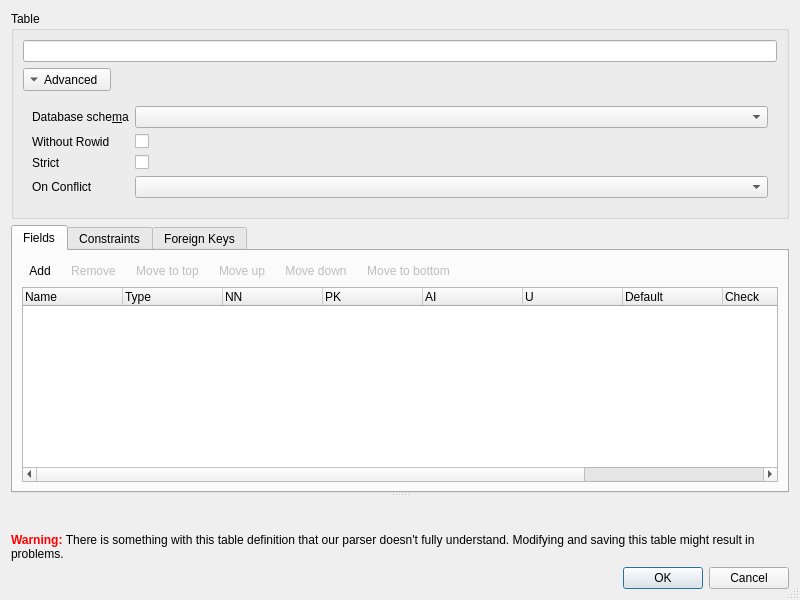
<?xml version="1.0" encoding="UTF-8"?>
<ui version="4.0">
 <class>EditTableDialog</class>
 <widget class="QDialog" name="EditTableDialog">
  <property name="geometry">
   <rect>
    <x>0</x>
    <y>0</y>
    <width>800</width>
    <height>600</height>
   </rect>
  </property>
  <property name="windowTitle">
   <string>Edit table definition</string>
  </property>
  <property name="windowIcon">
   <iconset resource="icons/icons.qrc">
    <normaloff>:/icons/table</normaloff>:/icons/table</iconset>
  </property>
  <property name="sizeGripEnabled">
   <bool>true</bool>
  </property>
  <layout class="QVBoxLayout" name="verticalLayout_2">
   <item>
    <widget class="QGroupBox" name="groupTable">
     <property name="title">
      <string>Table</string>
     </property>
     <layout class="QVBoxLayout" name="verticalLayout_3">
      <item>
       <widget class="QLineEdit" name="editTableName">
        <property name="font">
         <font>
          <weight>75</weight>
          <bold>true</bold>
         </font>
        </property>
       </widget>
      </item>
      <item>
       <widget class="QToolButton" name="buttonMore">
        <property name="text">
         <string>Advanced</string>
        </property>
        <property name="checkable">
         <bool>true</bool>
        </property>
        <property name="toolButtonStyle">
         <enum>Qt::ToolButtonTextBesideIcon</enum>
        </property>
        <property name="arrowType">
         <enum>Qt::DownArrow</enum>
        </property>
       </widget>
      </item>
      <item>
       <widget class="QWidget" name="widgetExtension" native="true">
        <layout class="QFormLayout" name="formLayout">
         <item row="0" column="0">
          <widget class="QLabel" name="label">
           <property name="text">
            <string>Database sche&amp;ma</string>
           </property>
           <property name="buddy">
            <cstring>comboSchema</cstring>
           </property>
          </widget>
         </item>
         <item row="0" column="1">
          <widget class="QComboBox" name="comboSchema"/>
         </item>
         <item row="1" column="0">
          <widget class="QLabel" name="label_1">
           <property name="text">
            <string>Without Rowid</string>
           </property>
           <property name="buddy">
            <cstring>checkWithoutRowid</cstring>
           </property>
          </widget>
         </item>
         <item row="1" column="1">
          <widget class="QCheckBox" name="checkWithoutRowid">
           <property name="toolTip">
            <string>Make this a 'WITHOUT rowid' table. Setting this flag requires a field of type INTEGER with the primary key flag set and the auto increment flag unset.</string>
           </property>
          </widget>
         </item>
         <item row="3" column="0">
          <widget class="QLabel" name="label_2">
           <property name="text">
            <string>On Conflict</string>
           </property>
          </widget>
         </item>
         <item row="3" column="1">
          <widget class="QComboBox" name="comboOnConflict">
           <item>
            <property name="text">
             <string notr="true"/>
            </property>
           </item>
           <item>
            <property name="text">
             <string notr="true">ROLLBACK</string>
            </property>
           </item>
           <item>
            <property name="text">
             <string notr="true">ABORT</string>
            </property>
           </item>
           <item>
            <property name="text">
             <string notr="true">FAIL</string>
            </property>
           </item>
           <item>
            <property name="text">
             <string notr="true">IGNORE</string>
            </property>
           </item>
           <item>
            <property name="text">
             <string notr="true">REPLACE</string>
            </property>
           </item>
          </widget>
         </item>
         <item row="2" column="0">
          <widget class="QLabel" name="label_3">
           <property name="text">
            <string>Strict</string>
           </property>
           <property name="buddy">
            <cstring>checkStrict</cstring>
           </property>
          </widget>
         </item>
         <item row="2" column="1">
          <widget class="QCheckBox" name="checkStrict">
           <property name="toolTip">
            <string>When the strict option is enabled SQLite enforces the data types of each column when updating or inserting data.</string>
           </property>
          </widget>
         </item>
        </layout>
       </widget>
      </item>
     </layout>
    </widget>
   </item>
   <item>
    <widget class="QSplitter" name="splitter">
     <property name="orientation">
      <enum>Qt::Vertical</enum>
     </property>
     <widget class="QTabWidget" name="groupDefinition">
      <property name="currentIndex">
       <number>0</number>
      </property>
      <widget class="QWidget" name="groupFieldsPage1">
       <attribute name="title">
        <string>Fields</string>
       </attribute>
       <layout class="QVBoxLayout" name="verticalLayout">
        <item>
         <layout class="QHBoxLayout" name="horizontalLayout">
          <item>
           <widget class="QToolButton" name="addFieldButton">
            <property name="text">
             <string>Add</string>
            </property>
            <property name="icon">
             <iconset resource="icons/icons.qrc">
              <normaloff>:/icons/field_add</normaloff>:/icons/field_add</iconset>
            </property>
            <property name="toolButtonStyle">
             <enum>Qt::ToolButtonTextBesideIcon</enum>
            </property>
            <property name="autoRaise">
             <bool>true</bool>
            </property>
           </widget>
          </item>
          <item>
           <widget class="QToolButton" name="removeFieldButton">
            <property name="enabled">
             <bool>false</bool>
            </property>
            <property name="text">
             <string>Remove</string>
            </property>
            <property name="icon">
             <iconset resource="icons/icons.qrc">
              <normaloff>:/icons/field_delete</normaloff>:/icons/field_delete</iconset>
            </property>
            <property name="toolButtonStyle">
             <enum>Qt::ToolButtonTextBesideIcon</enum>
            </property>
            <property name="autoRaise">
             <bool>true</bool>
            </property>
           </widget>
          </item>
          <item>
           <widget class="QToolButton" name="buttonMoveTop">
            <property name="enabled">
             <bool>false</bool>
            </property>
            <property name="text">
             <string>Move to top</string>
            </property>
            <property name="icon">
             <iconset resource="icons/icons.qrc">
              <normaloff>:/icons/arrow_top</normaloff>:/icons/arrow_top</iconset>
            </property>
            <property name="toolButtonStyle">
             <enum>Qt::ToolButtonTextBesideIcon</enum>
            </property>
            <property name="autoRaise">
             <bool>true</bool>
            </property>
            <property name="arrowType">
             <enum>Qt::NoArrow</enum>
            </property>
           </widget>
          </item>
          <item>
           <widget class="QToolButton" name="buttonMoveUp">
            <property name="enabled">
             <bool>false</bool>
            </property>
            <property name="text">
             <string>Move up</string>
            </property>
            <property name="icon">
             <iconset resource="icons/icons.qrc">
              <normaloff>:/icons/up</normaloff>:/icons/up</iconset>
            </property>
            <property name="toolButtonStyle">
             <enum>Qt::ToolButtonTextBesideIcon</enum>
            </property>
            <property name="autoRaise">
             <bool>true</bool>
            </property>
           </widget>
          </item>
          <item>
           <widget class="QToolButton" name="buttonMoveDown">
            <property name="enabled">
             <bool>false</bool>
            </property>
            <property name="text">
             <string>Move down</string>
            </property>
            <property name="icon">
             <iconset resource="icons/icons.qrc">
              <normaloff>:/icons/down</normaloff>:/icons/down</iconset>
            </property>
            <property name="toolButtonStyle">
             <enum>Qt::ToolButtonTextBesideIcon</enum>
            </property>
            <property name="autoRaise">
             <bool>true</bool>
            </property>
           </widget>
          </item>
          <item>
           <widget class="QToolButton" name="buttonMoveBottom">
            <property name="enabled">
             <bool>false</bool>
            </property>
            <property name="text">
             <string>Move to bottom</string>
            </property>
            <property name="icon">
             <iconset resource="icons/icons.qrc">
              <normaloff>:/icons/arrow_bottom</normaloff>:/icons/arrow_bottom</iconset>
            </property>
            <property name="toolButtonStyle">
             <enum>Qt::ToolButtonTextBesideIcon</enum>
            </property>
            <property name="autoRaise">
             <bool>true</bool>
            </property>
           </widget>
          </item>
          <item>
           <spacer name="horizontalSpacer">
            <property name="orientation">
             <enum>Qt::Horizontal</enum>
            </property>
            <property name="sizeHint" stdset="0">
             <size>
              <width>40</width>
              <height>20</height>
             </size>
            </property>
           </spacer>
          </item>
         </layout>
        </item>
        <item>
         <widget class="QTreeWidget" name="treeWidget">
          <property name="sizePolicy">
           <sizepolicy hsizetype="Expanding" vsizetype="MinimumExpanding">
            <horstretch>0</horstretch>
            <verstretch>0</verstretch>
           </sizepolicy>
          </property>
          <property name="minimumSize">
           <size>
            <width>0</width>
            <height>140</height>
           </size>
          </property>
          <property name="editTriggers">
           <set>QAbstractItemView::AnyKeyPressed|QAbstractItemView::DoubleClicked|QAbstractItemView::EditKeyPressed|QAbstractItemView::SelectedClicked</set>
          </property>
          <property name="alternatingRowColors">
           <bool>true</bool>
          </property>
          <property name="selectionBehavior">
           <enum>QAbstractItemView::SelectItems</enum>
          </property>
          <property name="rootIsDecorated">
           <bool>false</bool>
          </property>
          <column>
           <property name="text">
            <string>Name</string>
           </property>
          </column>
          <column>
           <property name="text">
            <string>Type</string>
           </property>
          </column>
          <column>
           <property name="text">
            <string>NN</string>
           </property>
           <property name="toolTip">
            <string>Not null</string>
           </property>
          </column>
          <column>
           <property name="text">
            <string>PK</string>
           </property>
           <property name="toolTip">
            <string>&lt;html&gt;&lt;head/&gt;&lt;body&gt;&lt;p&gt;&lt;img src=&quot;:/icons/field_key&quot;/&gt; Primary key&lt;/p&gt;&lt;/body&gt;&lt;/html&gt;</string>
           </property>
          </column>
          <column>
           <property name="text">
            <string>AI</string>
           </property>
           <property name="toolTip">
            <string>Autoincrement</string>
           </property>
          </column>
          <column>
           <property name="text">
            <string>U</string>
           </property>
           <property name="toolTip">
            <string>Unique</string>
           </property>
          </column>
          <column>
           <property name="text">
            <string>Default</string>
           </property>
           <property name="toolTip">
            <string>Default value</string>
           </property>
          </column>
          <column>
           <property name="text">
            <string>Check</string>
           </property>
           <property name="toolTip">
            <string>Check constraint</string>
           </property>
          </column>
          <column>
           <property name="text">
            <string>Collation</string>
           </property>
          </column>
          <column>
           <property name="text">
            <string>Foreign Key</string>
           </property>
           <property name="toolTip">
            <string>&lt;html&gt;&lt;head/&gt;&lt;body&gt;&lt;p&gt;&lt;img src=&quot;:/icons/field_fk&quot;/&gt; Foreign Key&lt;/p&gt;&lt;/body&gt;&lt;/html&gt;</string>
           </property>
          </column>
         </widget>
        </item>
       </layout>
      </widget>
      <widget class="QWidget" name="tab">
       <attribute name="title">
        <string>Constraints</string>
       </attribute>
       <layout class="QVBoxLayout" name="verticalLayout_4">
        <item>
         <layout class="QHBoxLayout" name="horizontalLayout_2">
          <item>
           <widget class="QToolButton" name="buttonAddConstraint">
            <property name="text">
             <string>Add constraint</string>
            </property>
            <property name="icon">
             <iconset resource="icons/icons.qrc">
              <normaloff>:/icons/field_add</normaloff>:/icons/field_add</iconset>
            </property>
            <property name="popupMode">
             <enum>QToolButton::InstantPopup</enum>
            </property>
            <property name="toolButtonStyle">
             <enum>Qt::ToolButtonTextBesideIcon</enum>
            </property>
            <property name="autoRaise">
             <bool>true</bool>
            </property>
           </widget>
          </item>
          <item>
           <widget class="QToolButton" name="buttonRemoveConstraint">
            <property name="enabled">
             <bool>false</bool>
            </property>
            <property name="text">
             <string>Remove constraint</string>
            </property>
            <property name="icon">
             <iconset resource="icons/icons.qrc">
              <normaloff>:/icons/field_delete</normaloff>:/icons/field_delete</iconset>
            </property>
            <property name="toolButtonStyle">
             <enum>Qt::ToolButtonTextBesideIcon</enum>
            </property>
            <property name="autoRaise">
             <bool>true</bool>
            </property>
           </widget>
          </item>
          <item>
           <spacer name="horizontalSpacer_2">
            <property name="orientation">
             <enum>Qt::Horizontal</enum>
            </property>
            <property name="sizeHint" stdset="0">
             <size>
              <width>40</width>
              <height>20</height>
             </size>
            </property>
           </spacer>
          </item>
         </layout>
        </item>
        <item>
         <widget class="QTableWidget" name="tableConstraints">
          <property name="alternatingRowColors">
           <bool>true</bool>
          </property>
          <property name="horizontalScrollMode">
           <enum>QAbstractItemView::ScrollPerPixel</enum>
          </property>
          <column>
           <property name="text">
            <string>Columns</string>
           </property>
          </column>
          <column>
           <property name="text">
            <string>Type</string>
           </property>
          </column>
          <column>
           <property name="text">
            <string>Name</string>
           </property>
          </column>
          <column>
           <property name="text">
            <string>SQL</string>
           </property>
          </column>
         </widget>
        </item>
       </layout>
      </widget>
      <widget class="QWidget" name="tab_2">
       <attribute name="title">
        <string>Foreign Keys</string>
       </attribute>
       <layout class="QVBoxLayout" name="verticalLayout_5">
        <item>
         <layout class="QHBoxLayout" name="horizontalLayout_3">
          <item>
           <widget class="QToolButton" name="buttonAddForeignKey">
            <property name="text">
             <string>Add</string>
            </property>
            <property name="icon">
             <iconset resource="icons/icons.qrc">
              <normaloff>:/icons/index_create</normaloff>:/icons/index_create</iconset>
            </property>
            <property name="popupMode">
             <enum>QToolButton::InstantPopup</enum>
            </property>
            <property name="toolButtonStyle">
             <enum>Qt::ToolButtonTextBesideIcon</enum>
            </property>
            <property name="autoRaise">
             <bool>true</bool>
            </property>
           </widget>
          </item>
          <item>
           <widget class="QToolButton" name="buttonRemoveForeignKey">
            <property name="enabled">
             <bool>false</bool>
            </property>
            <property name="text">
             <string>Remove</string>
            </property>
            <property name="icon">
             <iconset resource="icons/icons.qrc">
              <normaloff>:/icons/index_delete</normaloff>:/icons/index_delete</iconset>
            </property>
            <property name="toolButtonStyle">
             <enum>Qt::ToolButtonTextBesideIcon</enum>
            </property>
            <property name="autoRaise">
             <bool>true</bool>
            </property>
           </widget>
          </item>
          <item>
           <spacer name="horizontalSpacer_3">
            <property name="orientation">
             <enum>Qt::Horizontal</enum>
            </property>
            <property name="sizeHint" stdset="0">
             <size>
              <width>40</width>
              <height>20</height>
             </size>
            </property>
           </spacer>
          </item>
         </layout>
        </item>
        <item>
         <widget class="QTableWidget" name="tableForeignKeys">
          <property name="alternatingRowColors">
           <bool>true</bool>
          </property>
          <property name="horizontalScrollMode">
           <enum>QAbstractItemView::ScrollPerPixel</enum>
          </property>
          <column>
           <property name="text">
            <string>Columns</string>
           </property>
          </column>
          <column>
           <property name="text">
            <string>Name</string>
           </property>
          </column>
          <column>
           <property name="text">
            <string>References</string>
           </property>
          </column>
          <column>
           <property name="text">
            <string>SQL</string>
           </property>
          </column>
         </widget>
        </item>
       </layout>
      </widget>
     </widget>
     <widget class="SqlTextEdit" name="sqlTextEdit" native="true">
      <property name="readOnly" stdset="0">
       <bool>true</bool>
      </property>
     </widget>
    </widget>
   </item>
   <item>
    <widget class="QLabel" name="labelEditWarning">
     <property name="text">
      <string>&lt;html&gt;&lt;head/&gt;&lt;body&gt;&lt;p&gt;&lt;span style=&quot; font-weight:600; color:#ff0000;&quot;&gt;Warning: &lt;/span&gt;There is something with this table definition that our parser doesn't fully understand. Modifying and saving this table might result in problems.&lt;/p&gt;&lt;/body&gt;&lt;/html&gt;</string>
     </property>
     <property name="wordWrap">
      <bool>true</bool>
     </property>
    </widget>
   </item>
   <item>
    <widget class="QDialogButtonBox" name="buttonBox">
     <property name="orientation">
      <enum>Qt::Horizontal</enum>
     </property>
     <property name="standardButtons">
      <set>QDialogButtonBox::Cancel|QDialogButtonBox::Ok</set>
     </property>
    </widget>
   </item>
  </layout>
  <action name="actionAddPrimaryKey">
   <property name="icon">
    <iconset resource="icons/icons.qrc">
     <normaloff>:/icons/field_key</normaloff>:/icons/field_key</iconset>
   </property>
   <property name="text">
    <string>Primary Key</string>
   </property>
   <property name="toolTip">
    <string>Add a primary key constraint</string>
   </property>
  </action>
  <action name="actionAddUniqueConstraint">
   <property name="text">
    <string>Unique</string>
   </property>
   <property name="toolTip">
    <string>Add a unique constraint</string>
   </property>
  </action>
  <action name="actionAddCheckConstraint">
   <property name="text">
    <string>Check</string>
   </property>
   <property name="toolTip">
    <string>Add a check constraint</string>
   </property>
  </action>
 </widget>
 <customwidgets>
  <customwidget>
   <class>SqlTextEdit</class>
   <extends>QWidget</extends>
   <header>sqltextedit.h</header>
   <container>1</container>
  </customwidget>
 </customwidgets>
 <tabstops>
  <tabstop>editTableName</tabstop>
  <tabstop>buttonMore</tabstop>
  <tabstop>comboSchema</tabstop>
  <tabstop>checkWithoutRowid</tabstop>
  <tabstop>checkStrict</tabstop>
  <tabstop>comboOnConflict</tabstop>
  <tabstop>groupDefinition</tabstop>
  <tabstop>addFieldButton</tabstop>
  <tabstop>removeFieldButton</tabstop>
  <tabstop>buttonMoveTop</tabstop>
  <tabstop>buttonMoveUp</tabstop>
  <tabstop>buttonMoveDown</tabstop>
  <tabstop>buttonMoveBottom</tabstop>
  <tabstop>treeWidget</tabstop>
  <tabstop>buttonAddConstraint</tabstop>
  <tabstop>buttonRemoveConstraint</tabstop>
  <tabstop>tableConstraints</tabstop>
 </tabstops>
 <resources>
  <include location="icons/icons.qrc"/>
 </resources>
 <connections>
  <connection>
   <sender>buttonBox</sender>
   <signal>accepted()</signal>
   <receiver>EditTableDialog</receiver>
   <slot>accept()</slot>
   <hints>
    <hint type="sourcelabel">
     <x>261</x>
     <y>590</y>
    </hint>
    <hint type="destinationlabel">
     <x>157</x>
     <y>274</y>
    </hint>
   </hints>
  </connection>
  <connection>
   <sender>buttonBox</sender>
   <signal>rejected()</signal>
   <receiver>EditTableDialog</receiver>
   <slot>reject()</slot>
   <hints>
    <hint type="sourcelabel">
     <x>329</x>
     <y>590</y>
    </hint>
    <hint type="destinationlabel">
     <x>286</x>
     <y>274</y>
    </hint>
   </hints>
  </connection>
  <connection>
   <sender>treeWidget</sender>
   <signal>itemSelectionChanged()</signal>
   <receiver>EditTableDialog</receiver>
   <slot>fieldSelectionChanged()</slot>
   <hints>
    <hint type="sourcelabel">
     <x>137</x>
     <y>367</y>
    </hint>
    <hint type="destinationlabel">
     <x>411</x>
     <y>181</y>
    </hint>
   </hints>
  </connection>
  <connection>
   <sender>addFieldButton</sender>
   <signal>clicked()</signal>
   <receiver>EditTableDialog</receiver>
   <slot>addField()</slot>
   <hints>
    <hint type="sourcelabel">
     <x>79</x>
     <y>311</y>
    </hint>
    <hint type="destinationlabel">
     <x>79</x>
     <y>65</y>
    </hint>
   </hints>
  </connection>
  <connection>
   <sender>removeFieldButton</sender>
   <signal>clicked()</signal>
   <receiver>EditTableDialog</receiver>
   <slot>removeField()</slot>
   <hints>
    <hint type="sourcelabel">
     <x>169</x>
     <y>311</y>
    </hint>
    <hint type="destinationlabel">
     <x>249</x>
     <y>63</y>
    </hint>
   </hints>
  </connection>
  <connection>
   <sender>editTableName</sender>
   <signal>textChanged(QString)</signal>
   <receiver>EditTableDialog</receiver>
   <slot>checkInput()</slot>
   <hints>
    <hint type="sourcelabel">
     <x>62</x>
     <y>48</y>
    </hint>
    <hint type="destinationlabel">
     <x>115</x>
     <y>3</y>
    </hint>
   </hints>
  </connection>
  <connection>
   <sender>buttonMoveUp</sender>
   <signal>clicked()</signal>
   <receiver>EditTableDialog</receiver>
   <slot>moveUp()</slot>
   <hints>
    <hint type="sourcelabel">
     <x>376</x>
     <y>311</y>
    </hint>
    <hint type="destinationlabel">
     <x>308</x>
     <y>235</y>
    </hint>
   </hints>
  </connection>
  <connection>
   <sender>buttonMoveDown</sender>
   <signal>clicked()</signal>
   <receiver>EditTableDialog</receiver>
   <slot>moveDown()</slot>
   <hints>
    <hint type="sourcelabel">
     <x>487</x>
     <y>311</y>
    </hint>
    <hint type="destinationlabel">
     <x>308</x>
     <y>235</y>
    </hint>
   </hints>
  </connection>
  <connection>
   <sender>buttonMore</sender>
   <signal>toggled(bool)</signal>
   <receiver>widgetExtension</receiver>
   <slot>setVisible(bool)</slot>
   <hints>
    <hint type="sourcelabel">
     <x>97</x>
     <y>78</y>
    </hint>
    <hint type="destinationlabel">
     <x>159</x>
     <y>167</y>
    </hint>
   </hints>
  </connection>
  <connection>
   <sender>checkWithoutRowid</sender>
   <signal>toggled(bool)</signal>
   <receiver>EditTableDialog</receiver>
   <slot>setWithoutRowid(bool)</slot>
   <hints>
    <hint type="sourcelabel">
     <x>640</x>
     <y>156</y>
    </hint>
    <hint type="destinationlabel">
     <x>324</x>
     <y>299</y>
    </hint>
   </hints>
  </connection>
  <connection>
   <sender>treeWidget</sender>
   <signal>currentItemChanged(QTreeWidgetItem*,QTreeWidgetItem*)</signal>
   <receiver>EditTableDialog</receiver>
   <slot>fieldSelectionChanged()</slot>
   <hints>
    <hint type="sourcelabel">
     <x>335</x>
     <y>475</y>
    </hint>
    <hint type="destinationlabel">
     <x>324</x>
     <y>299</y>
    </hint>
   </hints>
  </connection>
  <connection>
   <sender>comboSchema</sender>
   <signal>currentIndexChanged(QString)</signal>
   <receiver>EditTableDialog</receiver>
   <slot>changeSchema(QString)</slot>
   <hints>
    <hint type="sourcelabel">
     <x>482</x>
     <y>135</y>
    </hint>
    <hint type="destinationlabel">
     <x>647</x>
     <y>157</y>
    </hint>
   </hints>
  </connection>
  <connection>
   <sender>buttonRemoveConstraint</sender>
   <signal>clicked()</signal>
   <receiver>EditTableDialog</receiver>
   <slot>removeConstraint()</slot>
   <hints>
    <hint type="sourcelabel">
     <x>119</x>
     <y>315</y>
    </hint>
    <hint type="destinationlabel">
     <x>647</x>
     <y>157</y>
    </hint>
   </hints>
  </connection>
  <connection>
   <sender>buttonMoveTop</sender>
   <signal>clicked()</signal>
   <receiver>EditTableDialog</receiver>
   <slot>moveTop()</slot>
   <hints>
    <hint type="sourcelabel">
     <x>283</x>
     <y>311</y>
    </hint>
    <hint type="destinationlabel">
     <x>202</x>
     <y>190</y>
    </hint>
   </hints>
  </connection>
  <connection>
   <sender>buttonMoveBottom</sender>
   <signal>clicked()</signal>
   <receiver>EditTableDialog</receiver>
   <slot>moveBottom()</slot>
   <hints>
    <hint type="sourcelabel">
     <x>625</x>
     <y>311</y>
    </hint>
    <hint type="destinationlabel">
     <x>400</x>
     <y>186</y>
    </hint>
   </hints>
  </connection>
  <connection>
   <sender>comboOnConflict</sender>
   <signal>currentIndexChanged(QString)</signal>
   <receiver>EditTableDialog</receiver>
   <slot>setOnConflict(QString)</slot>
   <hints>
    <hint type="sourcelabel">
     <x>516</x>
     <y>219</y>
    </hint>
    <hint type="destinationlabel">
     <x>490</x>
     <y>211</y>
    </hint>
   </hints>
  </connection>
  <connection>
   <sender>checkStrict</sender>
   <signal>toggled(bool)</signal>
   <receiver>EditTableDialog</receiver>
   <slot>setStrict(bool)</slot>
   <hints>
    <hint type="sourcelabel">
     <x>457</x>
     <y>177</y>
    </hint>
    <hint type="destinationlabel">
     <x>399</x>
     <y>299</y>
    </hint>
   </hints>
  </connection>
  <connection>
   <sender>buttonRemoveForeignKey</sender>
   <signal>clicked()</signal>
   <receiver>EditTableDialog</receiver>
   <slot>removeForeignKey()</slot>
   <hints>
    <hint type="sourcelabel">
     <x>127</x>
     <y>299</y>
    </hint>
    <hint type="destinationlabel">
     <x>399</x>
     <y>299</y>
    </hint>
   </hints>
  </connection>
  <connection>
   <sender>buttonAddForeignKey</sender>
   <signal>clicked()</signal>
   <receiver>EditTableDialog</receiver>
   <slot>addForeignKey()</slot>
   <hints>
    <hint type="sourcelabel">
     <x>50</x>
     <y>299</y>
    </hint>
    <hint type="destinationlabel">
     <x>399</x>
     <y>299</y>
    </hint>
   </hints>
  </connection>
 </connections>
 <slots>
  <slot>fieldSelectionChanged()</slot>
  <slot>addField()</slot>
  <slot>editField()</slot>
  <slot>removeField()</slot>
  <slot>checkInput()</slot>
  <slot>itemChanged()</slot>
  <slot>moveUp()</slot>
  <slot>moveDown()</slot>
  <slot>setWithoutRowid(bool)</slot>
  <slot>changeSchema(QString)</slot>
  <slot>removeConstraint()</slot>
  <slot>moveTop()</slot>
  <slot>moveBottom()</slot>
  <slot>setOnConflict(QString)</slot>
  <slot>setStrict(bool)</slot>
  <slot>addForeignKey()</slot>
  <slot>removeForeignKey()</slot>
 </slots>
</ui>
